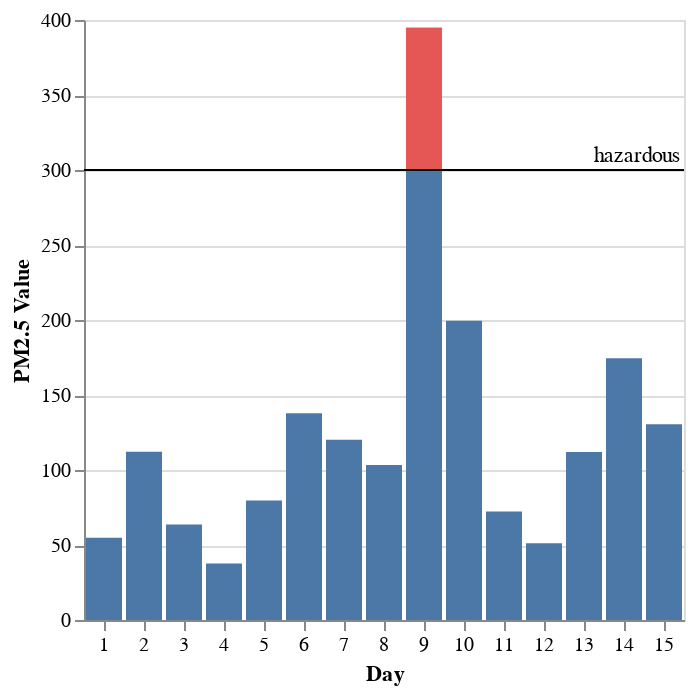

Notebook cell for this chart:
### Code cell
layerBarAnnotations =
    let label = description "The PM2.5 value of Beijing observed 15 days, highlighting the days when PM2.5 level is hazardous to human health. Data source https://chartaccent.github.io/chartaccent.html"

        days = map fromIntegral [1::Int .. 15]
        values = [54.8, 112.1, 63.6, 37.6, 79.7, 137.9, 120.1, 103.3, 394.8, 199.5, 72.3, 51.1, 112.0, 174.5, 130.5]
        dvals = dataFromColumns []
                  . dataColumn "Day" (Numbers days)
                  . dataColumn "Value" (Numbers values)

        threshold = dataFromRows [] (dataRow [("ThresholdValue", Number 300), ("Threshold", Str "hazardous")] [])
 
        posX extra = position X ([PName "Day", PmType Ordinal] ++ extra)
        
        encBar = encoding
                   . posX [PAxis [AxLabelAngle 0]]
                   . position Y [PName "Value", PmType Quantitative]
        encLine = encoding
                    . posX []
                    . position Y [PName "baseline", PmType Quantitative]
                    . position Y2 [PName "Value"]
                    . color [MString "#e45755"]
        
        transLine = transform
                       . filter (FExpr "datum.Value >= 300")
                       . calculateAs "300" "baseline"
                    
        specBar = asSpec [mark Bar [], encBar []]
        specLine = asSpec [mark Bar [], transLine [], encLine []]
        lyrBar = asSpec [dvals [], layer [specBar, specLine]]

        encRule = encoding . position Y [PName "ThresholdValue", PmType Quantitative]
        encText = encoding
                    . position X [PWidth]
                    . position Y [PName "ThresholdValue", PmType Quantitative, PAxis [AxTitle "PM2.5 Value"]]
                    . text [TName "Threshold", TmType Ordinal]
                  
        textOpts = [MAlign AlignRight, MBaseline AlignBottom, MdX (-2), MdY (-2)]
        specRule = asSpec [mark Rule [], encRule []]
        specText = asSpec [mark Text textOpts, encText []]
        lyrThresh = asSpec [threshold, layer [specRule, specText]]

        layers = layer [lyrBar, lyrThresh]

    in toVegaLite [label, layers]

vlShow layerBarAnnotations

### Figure 1 — Vega-Lite specification as saved in the notebook (floating-point values rounded to 4 significant figures)
{"$schema": "https://vega.github.io/schema/vega-lite/v3.json", "description": "The PM2.5 value of Beijing observed 15 days, highlighting the days when PM2.5 level is hazardous to human health. Data source https://chartaccent.github.io/chartaccent.html", "layer": [{"data": {"values": [{"Day": 1, "Value": 54.8}, {"Day": 2, "Value": 112.1}, {"Day": 3, "Value": 63.6}, {"Day": 4, "Value": 37.6}, {"Day": 5, "Value": 79.7}, {"Day": 6, "Value": 137.9}, {"Day": 7, "Value": 120.1}, {"Day": 8, "Value": 103.3}, {"Day": 9, "Value": 394.8}, {"Day": 10, "Value": 199.5}, {"Day": 11, "Value": 72.3}, {"Day": 12, "Value": 51.1}, {"Day": 13, "Value": 112}, {"Day": 14, "Value": 174.5}, {"Day": 15, "Value": 130.5}]}, "layer": [{"encoding": {"x": {"axis": {"labelAngle": 0}, "field": "Day", "type": "ordinal"}, "y": {"field": "Value", "type": "quantitative"}}, "mark": "bar"}, {"encoding": {"color": {"value": "#e45755"}, "x": {"field": "Day", "type": "ordinal"}, "y": {"field": "baseline", "type": "quantitative"}, "y2": {"field": "Value"}}, "mark": "bar", "transform": [{"filter": "datum.Value >= 300"}, {"as": "baseline", "calculate": "300"}]}]}, {"data": {"values": [{"Threshold": "hazardous", "ThresholdValue": 300}]}, "layer": [{"encoding": {"y": {"field": "ThresholdValue", "type": "quantitative"}}, "mark": "rule"}, {"encoding": {"text": {"field": "Threshold", "type": "ordinal"}, "x": {"value": "width"}, "y": {"axis": {"title": "PM2.5 Value"}, "field": "ThresholdValue", "type": "quantitative"}}, "mark": {"align": "right", "baseline": "bottom", "dx": -2, "dy": -2, "type": "text"}}]}]}
